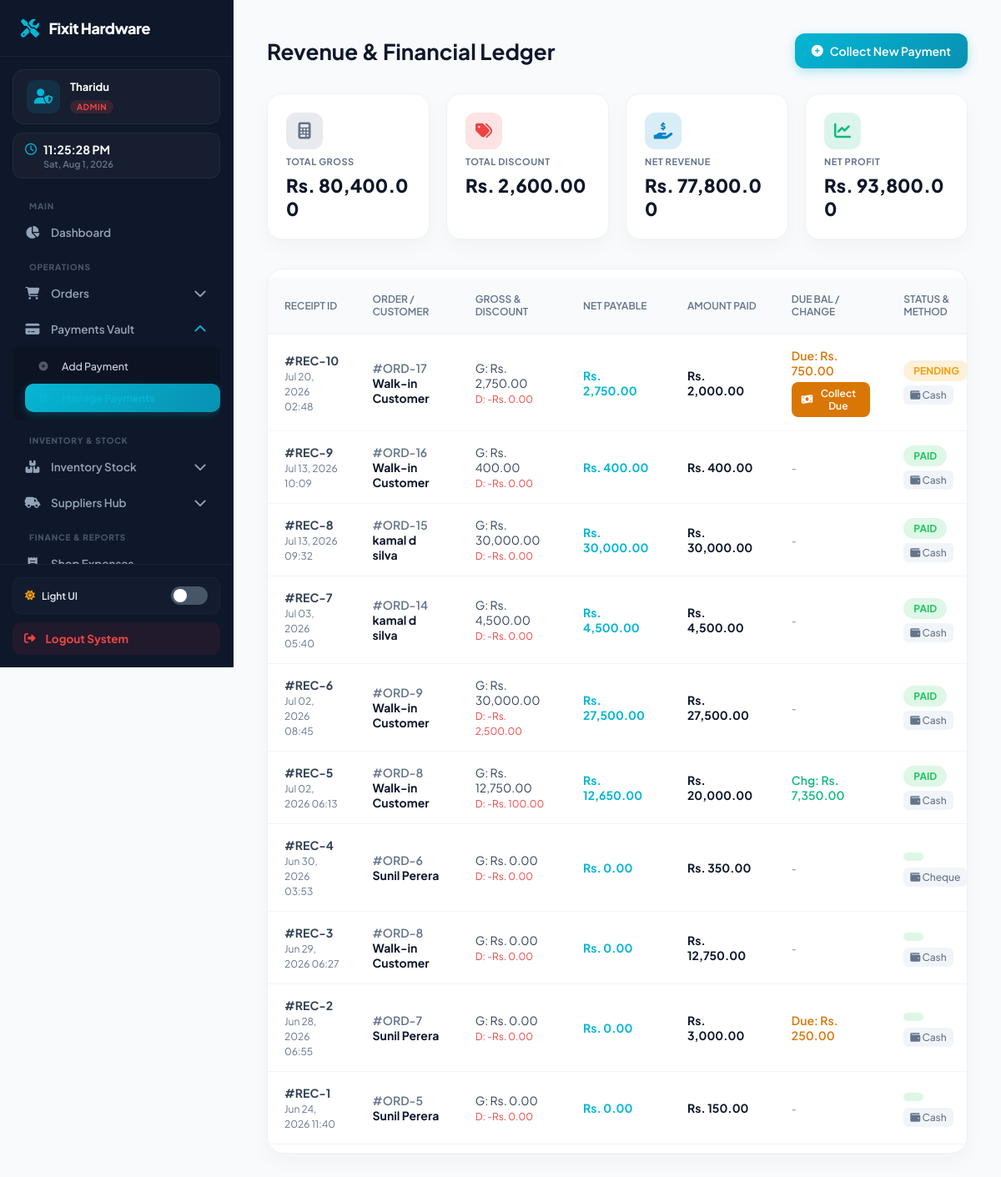
The page /manage_payment.php (signed in) on the database its author committed.
### tables this page shows
CREATE TABLE `system_settings` (
  `id` int(11) NOT NULL DEFAULT 1,
  `shop_name` varchar(100) DEFAULT 'FixIt Crafts',
  `shop_address` varchar(255) DEFAULT 'Weligama, Sri Lanka',
  `shop_phone` varchar(20) DEFAULT '0771234567',
  `worker_rate` decimal(5,2) DEFAULT 10.00,
  `supplier_rate` decimal(5,2) DEFAULT 18.00
);

CREATE TABLE `payments` (
  `payment_id` int(11) NOT NULL,
  `order_id` int(11) NOT NULL,
  `total_amount` decimal(10,2) NOT NULL,
  `gross_amount` decimal(10,2) NOT NULL,
  `discount_amount` decimal(10,2) DEFAULT 0.00,
  `net_amount` decimal(10,2) NOT NULL,
  `paid_amount` decimal(10,2) NOT NULL,
  `balance_amount` decimal(10,2) NOT NULL,
  `change_amount` decimal(10,2) DEFAULT 0.00,
  `payment_status` varchar(20) NOT NULL,
  `handled_by` varchar(100) NOT NULL,
  `total_supplier_share` decimal(10,2) DEFAULT 0.00,
  `total_worker_share` decimal(10,2) DEFAULT 0.00,
  `business_profit_share` decimal(10,2) DEFAULT 0.00,
  `payment_method` varchar(50) NOT NULL,
  `payment_date` datetime NOT NULL
);

CREATE TABLE `customer` (
  `customer_id` int(11) NOT NULL,
  `customer_name` varchar(100) DEFAULT NULL,
  `phone` varchar(20) DEFAULT NULL,
  `email` varchar(100) DEFAULT NULL,
  `address` text DEFAULT NULL,
  `created_at` timestamp NOT NULL DEFAULT current_timestamp()
);

### manage_payment.php (the view, shortened to what this page needs)
<?php
if (!isset($conn)) {
    $conn = new mysqli("localhost", "root", "", "hardware");
}
$summary = $conn->query("
    SELECT
        SUM(gross_amount) AS grand_gross,
        SUM(discount_amount) AS grand_discount,
        SUM(net_amount) AS grand_revenue,
        SUM(business_profit_share) AS grand_profit
    FROM payments
    WHERE payment_status != 'Failed'
")->fetch_assoc();
$ledger = $conn->query("
    SELECT p.*, c.customer_name
    FROM payments p
    LEFT JOIN orders o ON p.order_id = o.order_id
    LEFT JOIN customer c ON o.customer_id = c.customer_id
    ORDER BY p.payment_id DESC
");
?>
<!DOCTYPE html>
<html lang="en">
<head>
    <link rel="stylesheet" href="https://cdnjs.cloudflare.com/ajax/libs/font-awesome/6.5.1/css/all.min.css">
</head>
<body>
    <?php include('sidebar.php'); ?>
    <div class="main-content">
        <div class="page-header">
            <h1>Revenue & Financial Ledger</h1>
            <a href="add_payment.php" class="btn-add-payment"><i class="fa-solid fa-plus-circle"></i> Collect New Payment</a>
        </div>
        <div class="analytics-grid">
            <div class="analytic-card">
                <div class="card-icon gross-icon"><i class="fa-solid fa-calculator"></i></div>
                <span>Total Gross</span>
                <h2>Rs. <?php echo number_format($summary['grand_gross'] ?? 0, 2); ?></h2>
            </div>
            <div class="analytic-card">
                <div class="card-icon discount-icon"><i class="fa-solid fa-tags"></i></div>
                <span>Total Discount</span>
                <h2>Rs. <?php echo number_format($summary['grand_discount'] ?? 0, 2); ?></h2>
            </div>
            <div class="analytic-card">
                <div class="card-icon revenue-icon"><i class="fa-solid fa-hand-holding-dollar"></i></div>
                <span>Net Revenue</span>
                <h2>Rs. <?php echo number_format($summary['grand_revenue'] ?? 0, 2); ?></h2>
            </div>
            <div class="analytic-card">
                <div class="card-icon profit-icon"><i class="fa-solid fa-chart-line"></i></div>
                <span>Net Profit</span>
                <h2>Rs. <?php echo number_format($summary['grand_profit'] ?? 0, 2); ?></h2>
            </div>
        </div>
        <div class="table-card">
            <table>
                <thead>
                    <tr>
                        <th>Receipt ID</th>
                        <th>Order / Customer</th>
                        <th>Gross & Discount</th>
                        <th>Net Payable</th>
                        <th>Amount Paid</th>
                        <th>Due Bal / Change</th>
                        <th>Status & Method</th>
                    </tr>
                </thead>
                <tbody>
                    <?php if($ledger && $ledger->num_rows > 0): ?>
                        <?php while($l = $ledger->fetch_assoc()): ?>
                        <?php
                            $status_class = 'status-paid';
                            if($l['payment_status'] == 'Pending') $status_class = 'status-pending';
                        ?>
                        <tr>
                            <td>
                                <strong>#REC-<?php echo $l['payment_id']; ?></strong><br>
                                <span class="text-muted"><?php echo date('M d, Y H:i', strtotime($l['payment_date'])); ?></span>
                            </td>
                            <td>
                                <span style="color:var(--text-muted); font-weight:600;">#ORD-<?php echo $l['order_id']; ?></span><br>
                                <strong style="color:var(--text-title);"><?php echo $l['customer_name'] ? htmlspecialchars($l['customer_name']) : 'Walk-in Customer'; ?></strong>
                            </td>
                            <td>
                                <span>G: Rs. <?php echo number_format($l['gross_amount'], 2); ?></span><br>
                                <span style="color: #ef4444; font-size:12px;">D: -Rs. <?php echo number_format($l['discount_amount'], 2); ?></span>
                            </td>
                            <td style="font-weight:700; color:#06b6d4;">
                                Rs. <?php echo number_format($l['net_amount'], 2); ?>
                            </td>
                            <td style="font-weight:700; color:var(--text-title);">
                                Rs. <?php echo number_format($l['paid_amount'], 2); ?>
                            </td>
                            <td>
                                <?php if($l['balance_amount'] > 0): ?>
                                    <span style="color:#d97706; font-weight:600;">Due: Rs. <?php echo number_format($l['balance_amount'], 2); ?></span><br>
                                    <?php if($l['payment_status'] == 'Pending'): ?>
                                        <button class="btn-collect-due" onclick="openPaymentModal(<?php echo $l['payment_id']; ?>, <?php echo $l['balance_amount']; ?>, '<?php echo $l['customer_name'] ? addslashes(htmlspecialchars($l['customer_name'])) : 'Walk-in Customer'; ?>')">
                                            <i class="fa-solid fa-money-bill-wave"></i> Collect Due
                                        </button>
                                    <?php endif; ?>
                                <?php elseif($l['change_amount'] > 0): ?>
                                    <span style="color:#10b981; font-weight:600;">Chg: Rs. <?php echo number_format($l['change_amount'], 2); ?></span>
                                <?php else: ?>
                                    <span class="text-muted">-</span>
                                <?php endif; ?>
                            </td>
                            <td>
                                <span class="status-badge <?php echo $status_class; ?>"><?php echo $l['payment_status']; ?></span><br>
                                <span class="method-tag" style="margin-top: 5px; display:inline-block;"><i class="fa-solid fa-wallet"></i> <?php echo $l['payment_method']; ?></span>
                            </td>
                        </tr>
                        <?php endwhile; ?>
                    <?php else: ?>
                        <tr>
                            <td colspan="9" style="text-align: center; color: var(--text-muted); padding: 50px;">No payout distribution data generated inside the system.</td>
                        </tr>
                    <?php endif; ?>
                </tbody>
            </table>
        </div>
    </div>
</body>
</html>

### sidebar.php (shortened to what this page needs)
<?php
$sys_shop_name = 'FixIt Hardware';
if ($conn && !$conn->connect_error) {
    $settings_query = $conn->query("SELECT shop_name FROM system_settings WHERE id = 1");
    if ($settings_query && $settings_query->num_rows > 0) {
        $setting_data = $settings_query->fetch_assoc();
        if (!empty($setting_data['shop_name'])) {
            $sys_shop_name = $setting_data['shop_name'];
        }
    }
}
$current_page = basename($_SERVER['PHP_SELF']);
$user_role = strtolower($_SESSION['user_role']);
$display_role = ($user_role === 'admin') ? 'Admin' : 'Employee';
?>
<link rel="stylesheet" href="https://cdnjs.cloudflare.com/ajax/libs/font-awesome/6.5.1/css/all.min.css">
<div class="sidebar">
    <div class="brand">
        <i class="fa-solid fa-screwdriver-wrench"></i>
        <span><?php echo htmlspecialchars($sys_shop_name); ?></span>
    </div>
    <div class="user-profile">
        <div class="avatar">
            <i class="fa-solid <?php echo ($user_role === 'admin') ? 'fa-user-shield' : 'fa-user-gear'; ?>"></i>
        </div>
        <div class="user-info">
            <h4><?php echo isset($_SESSION['user_name']) ? htmlspecialchars($_SESSION['user_name']) : 'System User'; ?></h4>
            <span class="role-badge <?php echo ($user_role === 'admin') ? 'admin-badge' : 'staff-badge'; ?>">
                <?php echo $display_role; ?>
            </span>
        </div>
    </div>
    <div class="datetime-widget">
        <div class="live-time" id="clock-display">
        </div>
        <div class="live-date" id="calendar-display">Loading date info...</div>
    </div>
    <ul class="nav-links">
        <div class="menu-section-label">Main</div>
        <li class="<?php echo ($current_page == 'dashboard.php') ? 'active-page' : ''; ?>">
            <a href="dashboard.php">
                <i class="fa-solid fa-chart-pie"></i>
                <span>Dashboard</span>
            </a>
        </li>
        <div class="menu-section-label">Operations</div>
        <?php $ord_active = in_array($current_page, ['add_order.php', 'manage_order.php']); ?>
        <li class="dropdown-item">
            <a href="javascript:void(0)" class="dropdown-btn">
                <i class="fa-solid fa-cart-shopping"></i>
                <span>Orders</span>
                <i class="fa-solid fa-chevron-down arrow <?php echo $ord_active ? 'rotate' : ''; ?>"></i>
            </a>
        </li>
        <?php $pay_active = in_array($current_page, ['add_payment.php', 'manage_payment.php']); ?>
        <li class="dropdown-item">
            <a href="javascript:void(0)" class="dropdown-btn">
                <i class="fa-solid fa-credit-card"></i>
                <span>Payments Vault</span>
                <i class="fa-solid fa-chevron-down arrow <?php echo $pay_active ? 'rotate' : ''; ?>"></i>
            </a>
            <ul class="dropdown-container <?php echo $pay_active ? 'active' : ''; ?>">
                <li class="<?php echo ($current_page == 'add_payment.php') ? 'active-page' : ''; ?>"><a href="add_payment.php?action=add"><i class="fa-solid fa-circle-plus"></i> Add Payment</a></li>
                <li class="<?php echo ($current_page == 'manage_payment.php') ? 'active-page' : ''; ?>"><a href="manage_payment.php?action=manage"><i class="fa-solid fa-receipt"></i> Manage Payments</a></li>
            </ul>
        </li>
        <div class="menu-section-label">Inventory & Stock</div>
        <?php $inv_active = in_array($current_page, ['add_product.php', 'manage_inventory.php', 'manage_categories.php', 'manage_subcategories.php']); ?>
        <li class="dropdown-item">
            <a href="javascript:void(0)" class="dropdown-btn">
                <i class="fa-solid fa-boxes-stacked"></i>
                <span>Inventory Stock</span>
                <i class="fa-solid fa-chevron-down arrow <?php echo $inv_active ? 'rotate' : ''; ?>"></i>
            </a>
        </li>
        <?php if ($user_role === 'admin'): ?>
            <?php $sup_active = in_array($current_page, ['add_supplier.php', 'manage_suppliers.php']); ?>
            <li class="dropdown-item">
                <a href="javascript:void(0)" class="dropdown-btn">
                    <i class="fa-solid fa-truck-field"></i>
                    <span>Suppliers Hub</span>
                    <i class="fa-solid fa-chevron-down arrow <?php echo $sup_active ? 'rotate' : ''; ?>"></i>
                </a>
            </li>
        <?php endif; ?>
        <?php if ($user_role === 'admin'): ?>
            <div class="menu-section-label">Finance & Reports</div>
            <li class="<?php echo ($current_page == 'add_expense.php') ? 'active-page' : ''; ?>">
                <a href="add_expense.php">
                    <i class="fa-solid fa-receipt"></i>
                    <span>Shop Expenses</span>
                </a>
            </li>
        <?php endif; ?>
    </ul>
    <div class="sidebar-footer">
        <div class="mode-toggle-panel">
            <div class="toggle-label" id="sys-mode-label">
                <i class="fa-solid fa-sun" style="color: #f59e0b;"></i> Light UI
            </div>
            <label class="switch-btn">
                <span class="slider-round"></span>
            </label>
        </div>
        <a href="javascript:void(0)" class="logout-btn" id="logoutSystemBtn">
            <i class="fa-solid fa-right-from-bracket"></i>
            <span>Logout System</span>
        </a>
    </div>
</div>

### rows shown on the page
system_settings: shop_name "Fixit Hardware"
payments: payment_id "10", payment_date "Jul 20, 2026 02:48", order "17", shows "Walk-in Customer", gross_amount "2,750.00", discount_amount "0.00", net_amount "2,750.00", paid_amount "2,000.00", balance_amount "750.00", payment_status "PENDING", payment_method "Cash"
payments: payment_id "9", payment_date "Jul 13, 2026 10:09", order "16", shows "Walk-in Customer", gross_amount "400.00", discount_amount "0.00", net_amount "400.00", paid_amount "400.00", payment_status "PAID", payment_method "Cash"
payments: payment_id "8", payment_date "Jul 13, 2026 09:32", order "15", customer.customer_name "kamal d silva", gross_amount "30,000.00", discount_amount "0.00", net_amount "30,000.00", paid_amount "30,000.00", payment_status "PAID", payment_method "Cash"
payments: payment_id "7", payment_date "Jul 03, 2026 05:40", order "14", customer.customer_name "kamal d silva", gross_amount "4,500.00", discount_amount "0.00", net_amount "4,500.00", paid_amount "4,500.00", payment_status "PAID", payment_method "Cash"
payments: payment_id "6", payment_date "Jul 02, 2026 08:45", order "9", shows "Walk-in Customer", gross_amount "30,000.00", discount_amount "2,500.00", net_amount "27,500.00", paid_amount "27,500.00", payment_status "PAID", payment_method "Cash"
payments: payment_id "5", payment_date "Jul 02, 2026 06:13", order "8", shows "Walk-in Customer", gross_amount "12,750.00", discount_amount "100.00", net_amount "12,650.00", paid_amount "20,000.00", change_amount "7,350.00", payment_status "PAID", payment_method "Cash"
payments: payment_id "4", payment_date "Jun 30, 2026 03:53", order "6", customer.customer_name "Sunil Perera", gross_amount "0.00", discount_amount "0.00", net_amount "0.00", paid_amount "350.00", payment_method "Cheque"
payments: payment_id "3", payment_date "Jun 29, 2026 06:27", order "8", shows "Walk-in Customer", gross_amount "0.00", discount_amount "0.00", net_amount "0.00", paid_amount "12,750.00", payment_method "Cash"
payments: payment_id "2", payment_date "Jun 28, 2026 06:55", order "7", customer.customer_name "Sunil Perera", gross_amount "0.00", discount_amount "0.00", net_amount "0.00", paid_amount "3,000.00", balance_amount "250.00", payment_method "Cash"
payments: payment_id "1", payment_date "Jun 24, 2026 11:40", order "5", customer.customer_name "Sunil Perera", gross_amount "0.00", discount_amount "0.00", net_amount "0.00", paid_amount "150.00", payment_method "Cash"

### other values the page prints
$_SESSION['user_name'] "Tharidu"
$display_role "ADMIN"
$summary['grand_gross'] "80,400.00"
$summary['grand_discount'] "2,600.00"
$summary['grand_revenue'] "77,800.00"
$summary['grand_profit'] "93,800.00"
